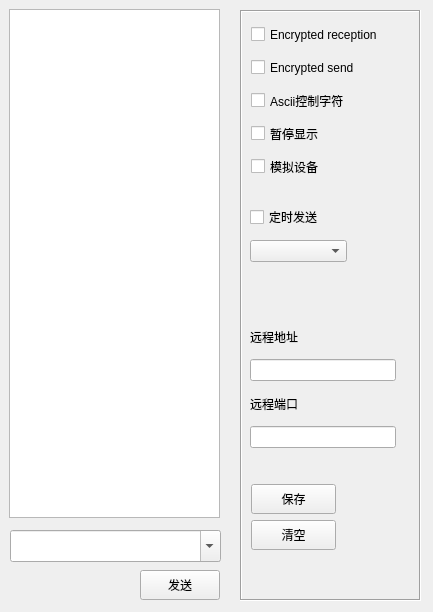
<?xml version="1.0" encoding="UTF-8"?>
<ui version="4.0">
 <class>frmUdpClient</class>
 <widget class="QWidget" name="frmUdpClient">
  <property name="geometry">
   <rect>
    <x>0</x>
    <y>0</y>
    <width>433</width>
    <height>612</height>
   </rect>
  </property>
  <property name="windowTitle">
   <string>Form</string>
  </property>
  <widget class="QTextEdit" name="txtMain">
   <property name="geometry">
    <rect>
     <x>9</x>
     <y>9</y>
     <width>211</width>
     <height>509</height>
    </rect>
   </property>
   <property name="readOnly">
    <bool>true</bool>
   </property>
  </widget>
  <widget class="QFrame" name="frame">
   <property name="geometry">
    <rect>
     <x>240</x>
     <y>10</y>
     <width>181</width>
     <height>591</height>
    </rect>
   </property>
   <property name="minimumSize">
    <size>
     <width>170</width>
     <height>0</height>
    </size>
   </property>
   <property name="maximumSize">
    <size>
     <width>200</width>
     <height>16777215</height>
    </size>
   </property>
   <property name="frameShape">
    <enum>QFrame::Box</enum>
   </property>
   <property name="frameShadow">
    <enum>QFrame::Sunken</enum>
   </property>
   <widget class="QCheckBox" name="ckHexReceive">
    <property name="geometry">
     <rect>
      <x>11</x>
      <y>11</y>
      <width>171</width>
      <height>27</height>
     </rect>
    </property>
    <property name="text">
     <string>Encrypted reception</string>
    </property>
   </widget>
   <widget class="QCheckBox" name="ckHexSend">
    <property name="geometry">
     <rect>
      <x>11</x>
      <y>44</y>
      <width>171</width>
      <height>27</height>
     </rect>
    </property>
    <property name="text">
     <string>Encrypted send</string>
    </property>
   </widget>
   <widget class="QCheckBox" name="ckAscii">
    <property name="geometry">
     <rect>
      <x>11</x>
      <y>77</y>
      <width>129</width>
      <height>27</height>
     </rect>
    </property>
    <property name="text">
     <string>Ascii控制字符</string>
    </property>
   </widget>
   <widget class="QCheckBox" name="ckShow">
    <property name="geometry">
     <rect>
      <x>11</x>
      <y>110</y>
      <width>95</width>
      <height>27</height>
     </rect>
    </property>
    <property name="text">
     <string>暂停显示</string>
    </property>
   </widget>
   <widget class="QCheckBox" name="ckDebug">
    <property name="geometry">
     <rect>
      <x>11</x>
      <y>143</y>
      <width>95</width>
      <height>27</height>
     </rect>
    </property>
    <property name="text">
     <string>模拟设备</string>
    </property>
   </widget>
   <widget class="QPushButton" name="btnSave">
    <property name="geometry">
     <rect>
      <x>11</x>
      <y>474</y>
      <width>85</width>
      <height>30</height>
     </rect>
    </property>
    <property name="text">
     <string>保存</string>
    </property>
   </widget>
   <widget class="QPushButton" name="btnClear">
    <property name="geometry">
     <rect>
      <x>11</x>
      <y>510</y>
      <width>85</width>
      <height>30</height>
     </rect>
    </property>
    <property name="text">
     <string>清空</string>
    </property>
   </widget>
   <widget class="QWidget" name="layoutWidget">
    <property name="geometry">
     <rect>
      <x>10</x>
      <y>310</y>
      <width>146</width>
      <height>128</height>
     </rect>
    </property>
    <layout class="QVBoxLayout" name="verticalLayout">
     <item>
      <widget class="QLabel" name="labServerIP">
       <property name="text">
        <string>远程地址</string>
       </property>
      </widget>
     </item>
     <item>
      <widget class="QLineEdit" name="txtServerIP"/>
     </item>
     <item>
      <widget class="QLabel" name="labServerPort">
       <property name="text">
        <string>远程端口</string>
       </property>
      </widget>
     </item>
     <item>
      <widget class="QLineEdit" name="txtServerPort"/>
     </item>
    </layout>
   </widget>
   <widget class="QWidget" name="layoutWidget">
    <property name="geometry">
     <rect>
      <x>10</x>
      <y>190</y>
      <width>97</width>
      <height>67</height>
     </rect>
    </property>
    <layout class="QVBoxLayout" name="verticalLayout_2">
     <item>
      <widget class="QCheckBox" name="ckAutoSend">
       <property name="text">
        <string>定时发送</string>
       </property>
      </widget>
     </item>
     <item>
      <widget class="QComboBox" name="cboxInterval"/>
     </item>
    </layout>
   </widget>
  </widget>
  <widget class="QWidget" name="widget" native="true">
   <property name="geometry">
    <rect>
     <x>10</x>
     <y>530</y>
     <width>211</width>
     <height>32</height>
    </rect>
   </property>
  </widget>
  <widget class="QPushButton" name="btnSend">
   <property name="geometry">
    <rect>
     <x>140</x>
     <y>570</y>
     <width>80</width>
     <height>30</height>
    </rect>
   </property>
   <property name="minimumSize">
    <size>
     <width>80</width>
     <height>0</height>
    </size>
   </property>
   <property name="maximumSize">
    <size>
     <width>80</width>
     <height>16777215</height>
    </size>
   </property>
   <property name="text">
    <string>发送</string>
   </property>
  </widget>
  <widget class="QComboBox" name="cboxData">
   <property name="geometry">
    <rect>
     <x>10</x>
     <y>530</y>
     <width>211</width>
     <height>32</height>
    </rect>
   </property>
   <property name="sizePolicy">
    <sizepolicy hsizetype="Ignored" vsizetype="Fixed">
     <horstretch>0</horstretch>
     <verstretch>0</verstretch>
    </sizepolicy>
   </property>
   <property name="editable">
    <bool>true</bool>
   </property>
  </widget>
 </widget>
 <resources/>
 <connections/>
</ui>
